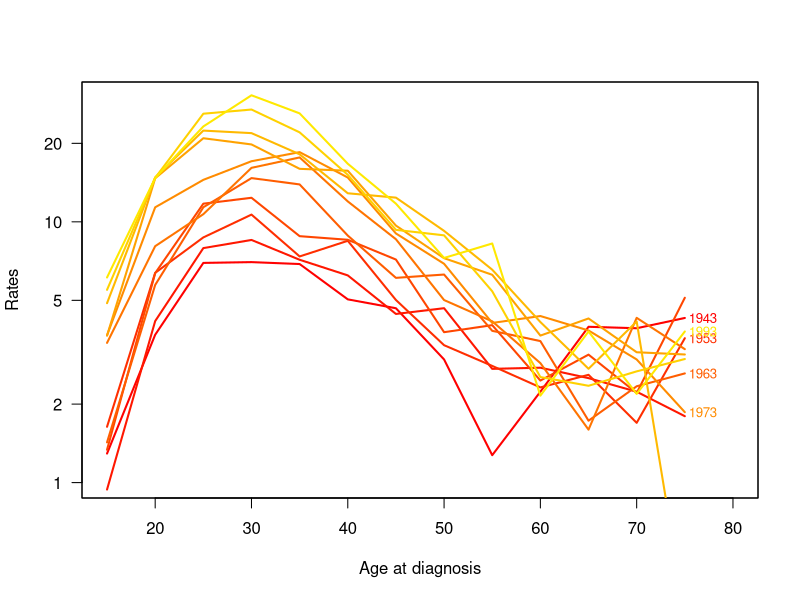
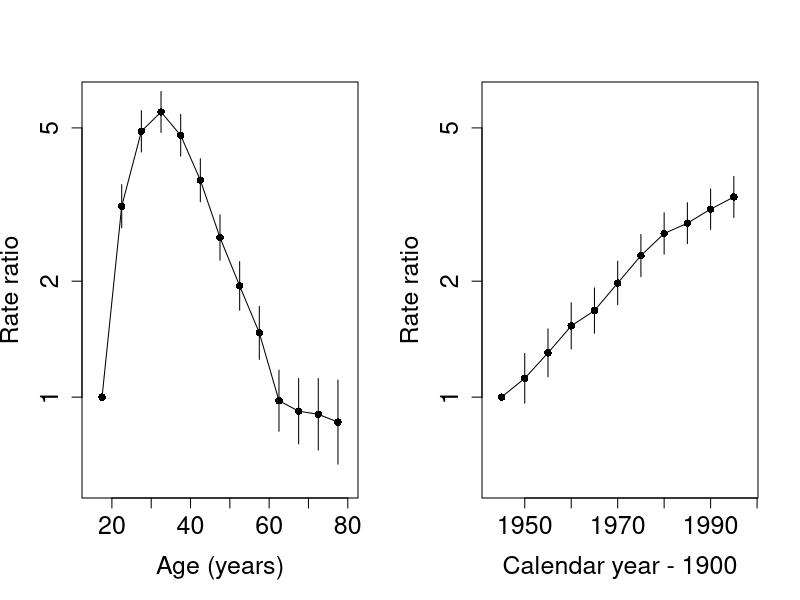
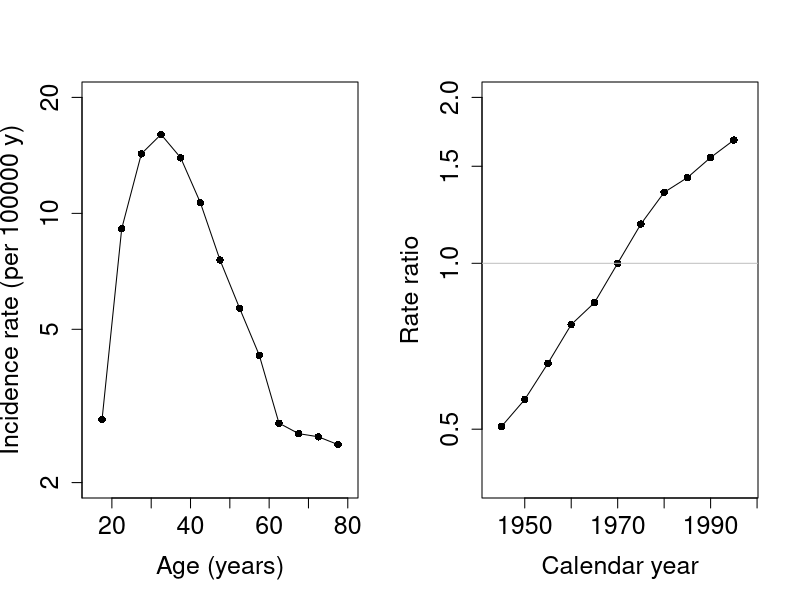
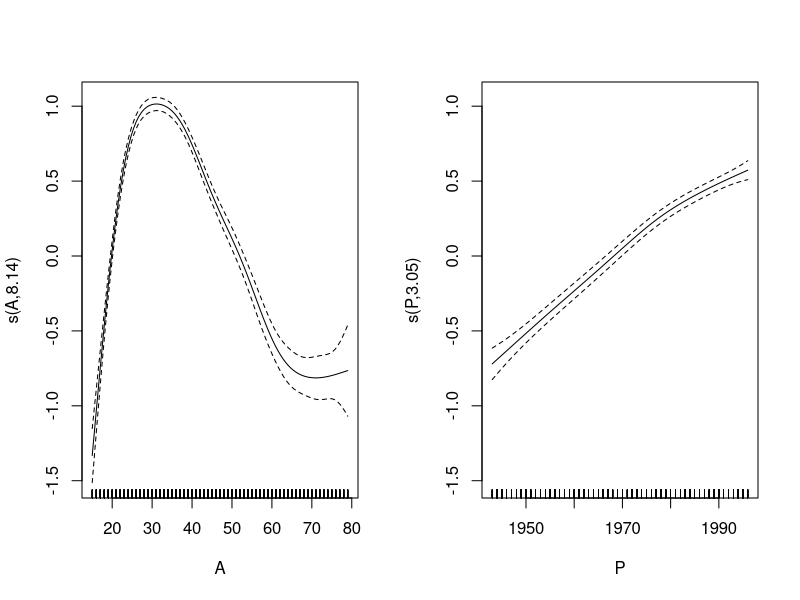
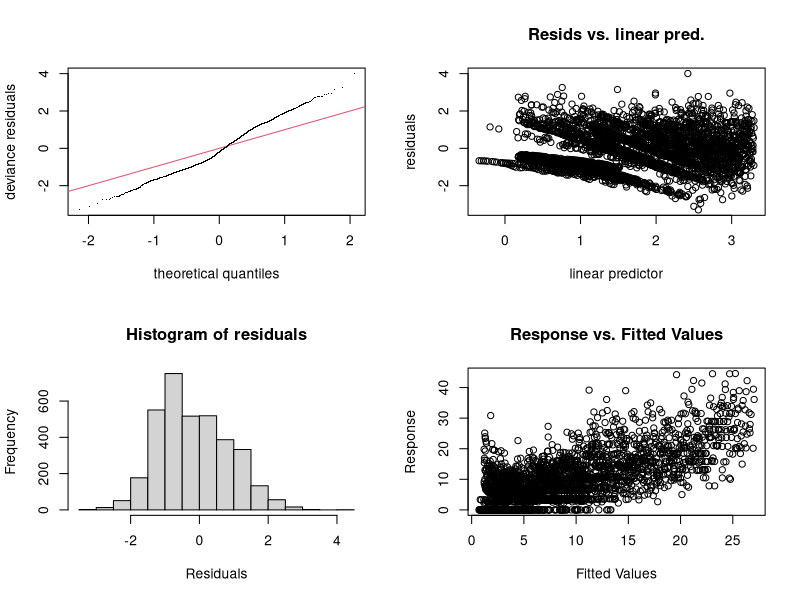
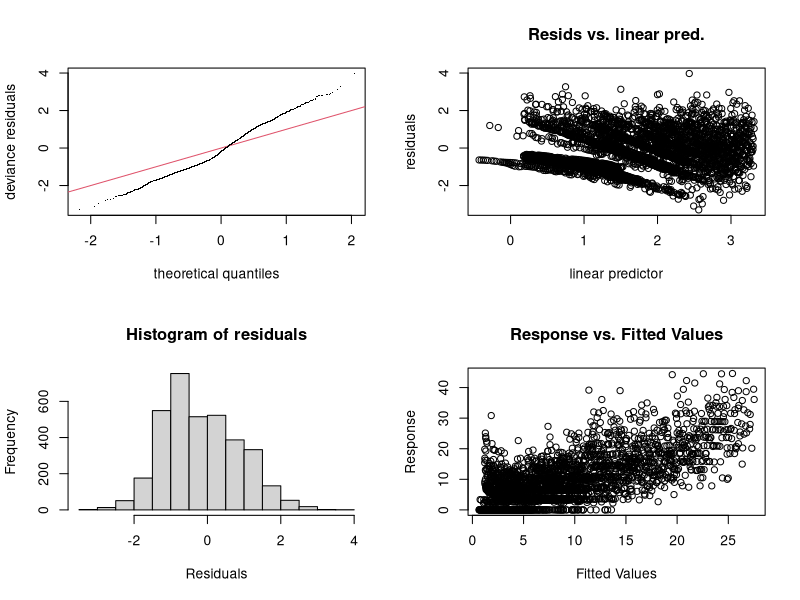
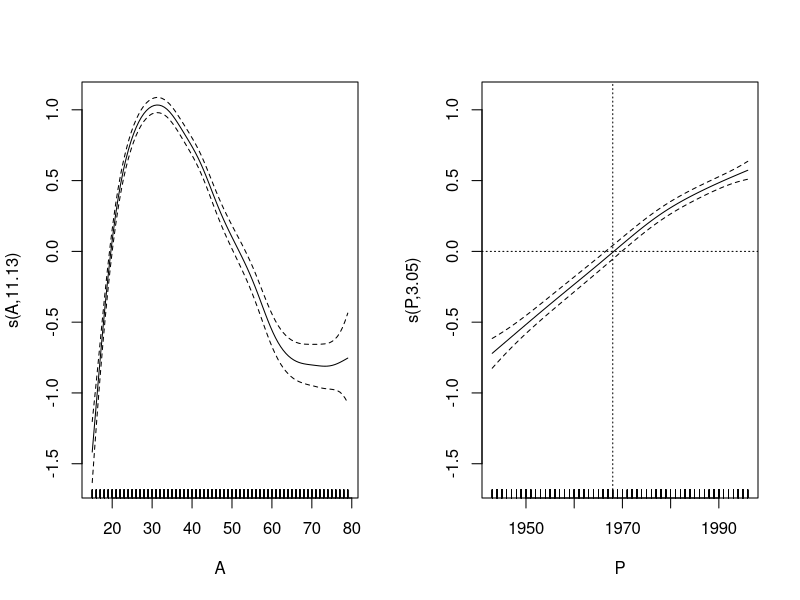
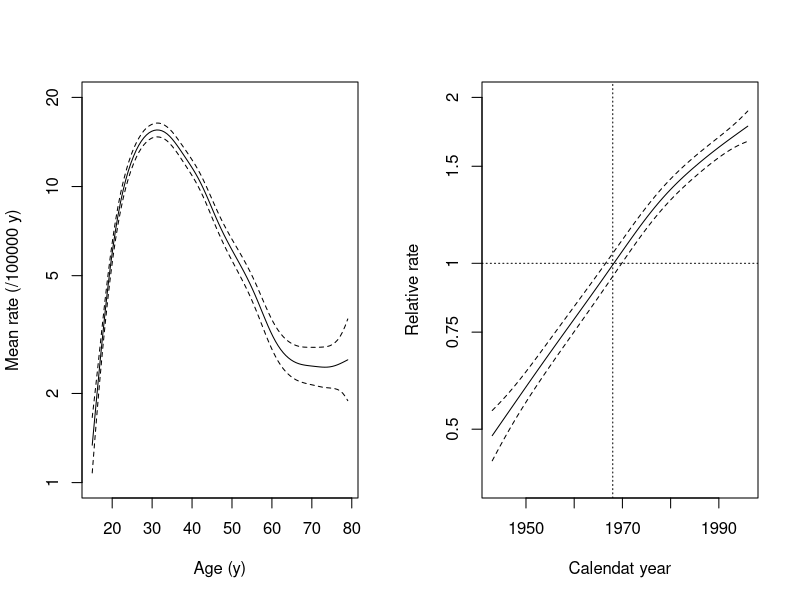

Here is the R script that generated these plots, in order:
## ---- chunk 1
knitr::opts_chunk$set(results='hide',keep.source=TRUE,include=FALSE,eps=FALSE,prefix.string='./graph/cont-eff')
## ---- chunk 2
# opt <- options()
# options( width=90,
#          SweaveHooks=list( fig=function()
#          par(mar=c(3,3,1,1),mgp=c(3,1,0)/1.6,las=1,bty="n") ) )
## ---- chunk 3
library( Epi )
library(mgcv)
   data( testisDK )
    str( testisDK )
summary( testisDK )
   head( testisDK )
## ---- chunk 4
tdk <- subset(testisDK, A > 14 & A < 80)
tdk$Age <- cut(tdk$A, br = 5*(3:16), include.lowest=TRUE, right=FALSE)
   nAge <- length(levels(tdk$Age))
tdk$Per <- cut(tdk$P, br = seq(1943,1998,by=5), 
               include.lowest=TRUE, right=FALSE)
   nPer <- length(levels(tdk$Per))
## ---- chunk 5
tab <- stat.table(  index = list(Age, Per),
                 contents = list(D = sum(D), 
                                 Y = sum(Y/1000),
                              rate = ratio(D, Y, 10^5) ),
                  margins = TRUE, 
                     data = tdk ) 
print(tab, digits=c(sum=0, ratio=1))	
## ---- chunk 6
str(tab)
par(mfrow=c(1,1))
rateplot( rates=tab[3, 1:nAge, 1:nPer], which="ap", ylim=c(1,30), 
           age=seq(15, 75, 5), per=seq(1943, 1993, 5), 
           col=heat.colors(16), ann=TRUE )
## ---- chunk 7
tdk$Y <- tdk$Y/100000
mCat <- glm( cbind(D,Y) ~ Age + Per, 
             family=poisreg(link=log), data= tdk )
round( ci.exp( mCat ), 2)
## ---- chunk 8
aMid <- seq(17.5, 77.5, by = 5)
pMid <- seq(1945, 1995, by = 5)
par(mfrow=c(1,2))
plot( c(15,80), c(0.6, 6), type="n", log="y", 
      cex.lab = 1.5, cex.axis = 1.5, 
   xlab = "Age (years)", ylab = "Rate ratio") 
lines( aMid,  c( 1, ci.exp(mCat)[2:13, 1] ), type = "o", pch = 16 )
segments( aMid[-1],  ci.exp(mCat)[2:13, 2], 
          aMid[-1], ci.exp(mCat)[2:13, 3] ) 
plot( c(1943,1998), c(0.6, 6), type="n", log="y", 
      cex.lab = 1.5, cex.axis = 1.5, 
   xlab = "Calendar year - 1900", ylab = "Rate ratio") 
lines( pMid,c( 1, ci.exp(mCat)[14:23, 1] ), type = 'o', pch = 16 )
segments( pMid[-1],  ci.exp(mCat)[14:23, 2], 
          pMid[-1],  ci.exp(mCat)[14:23, 3] ) 
## ---- chunk 9
tdk$Per70 <- Relevel(tdk$Per, ref = 6)
mCat2 <- glm( cbind(D,Y) ~ -1 + Age +Per70, 
              family=poisreg(link=log), data= tdk )
round( ci.exp( mCat2 ), 2)
## ---- chunk 10
par(mfrow=c(1,2))
plot( c(15,80), c(2, 20), type="n", log="y", cex.lab = 1.5, cex.axis = 1.5, 
   xlab = "Age (years)", ylab = "Incidence rate (per 100000 y)") 
lines( aMid,  c(ci.exp(mCat2)[1:13, 1] ), type = "o", pch = 16) 
plot( c(1943,1998), c(0.4, 2), type="n", log="y", 
      cex.lab = 1.5, cex.axis = 1.5, 
   xlab = "Calendar year", ylab = "Rate ratio") 
lines( pMid, c(ci.exp(mCat2)[14:18, 1], 1, ci.exp(mCat2)[19:23, 1]),  
   type = "o", pch = 16 )
abline(h=1, col="gray")
## ---- chunk 11
library(mgcv)
mPen <- mgcv::gam( cbind(D, Y) ~ s(A) + s(P),  
           family = poisreg(link=log), data = tdk)
summary(mPen)					
## ---- chunk 12
par(mfrow=c(1,2))
plot(mPen, seWithMean=TRUE)
## ---- chunk 13
par(mfrow=c(2,2))
gam.check(mPen)					
## ---- chunk 14
mPen2 <- mgcv::gam( cbind(D,Y) ~ s(A, k=20) + s(P),  
           family = poisreg(link=log), data = tdk)
summary(mPen2)
par(mfrow=c(2,2))
gam.check(mPen2)					
## ---- chunk 15
par( mfrow=c(1,2) )
plot( mPen2, seWithMean=TRUE )
abline( v=1968, h=0, lty=3 )
## ---- chunk 16
par( mfrow=c(1,2) )
icpt <- coef(mPen2)[1]  #  estimated intecept
plot( mPen2, seWithMean=TRUE, select=1, rug=FALSE,       
      yaxt="n", ylim= c(log(1),log(20)) - icpt, 
      xlab="Age (y)", ylab="Mean rate (/100000 y)" )
axis(2, at = log( c(1, 2, 5, 10, 20)) - icpt, labels=c(1, 2, 5, 10, 20) )
plot( mPen2, seWithMean=TRUE, select=2, rug=FALSE, 
      yaxt="n", ylim=c( log(0.4), log(2) ), 
      xlab="Calendat year", ylab="Relative rate")
axis(2, at=log( c(0.5, 0.75, 1, 1.5, 2)), labels = c(0.5, 0.75, 1, 1.5, 2))
abline( v=1968, h=0, lty=3 )
